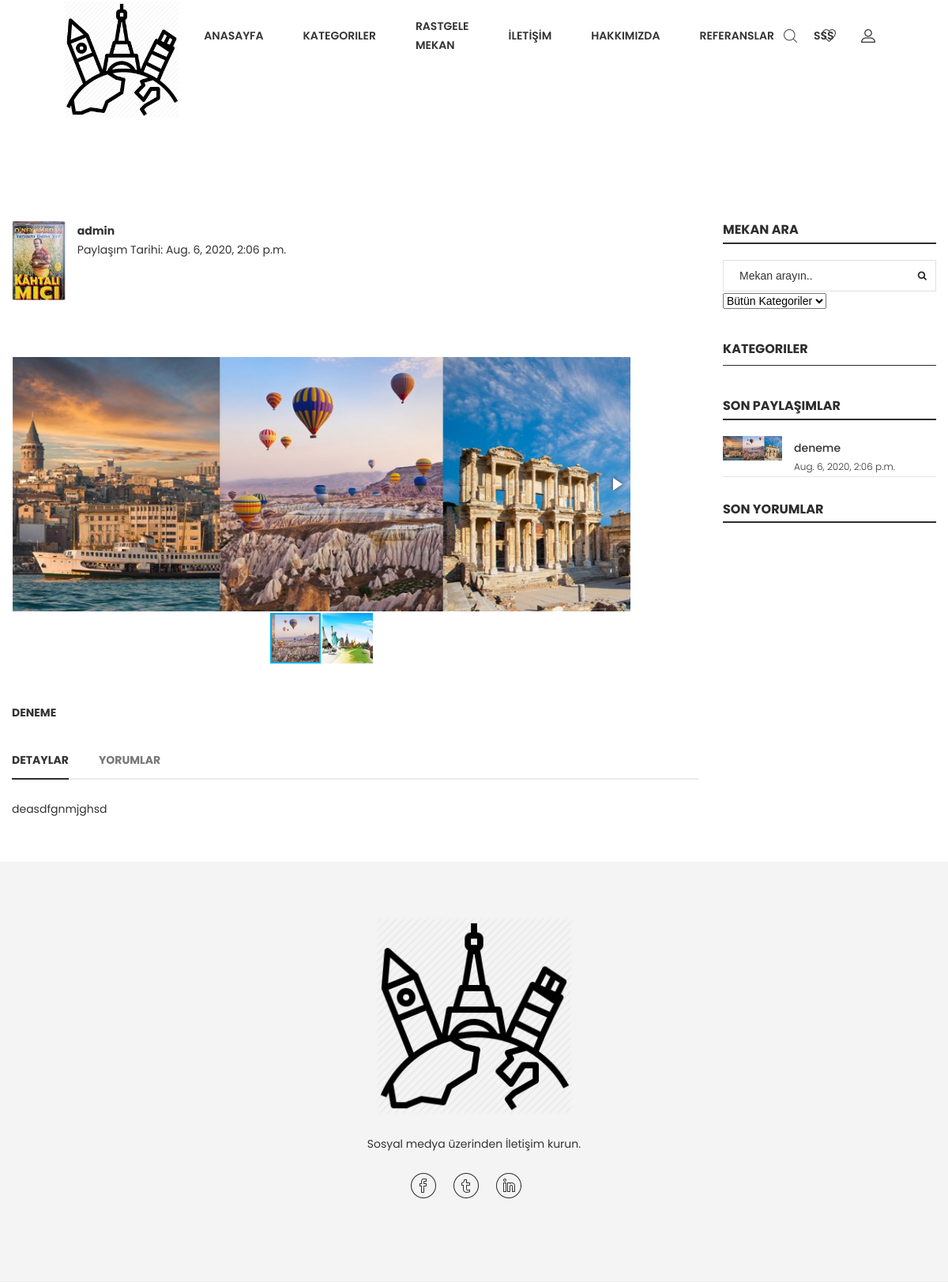
Page /place/1/deneme on the committed database.
### home/models.py (models this page shows, shortened)
class UserProfile(models.Model):
    user = models.OneToOneField(User, on_delete=models.CASCADE)
    phone = models.IntegerField(blank=True)
    address = models.CharField(blank=True, max_length=150)
    city = models.CharField(blank=True, max_length=20)
    country = models.CharField(blank=True, max_length=20)
    image = models.ImageField(blank=True, upload_to='images/users/')
    def image_tag(self):
        return mark_safe('<img src="{}" height="50"/>'.format(self.image.url))
    image_tag.short_description = 'Image'

### mekan/models.py (models this page shows, shortened)
class Place(models.Model):
    STATUS = (
        ('True', 'Evet'),
        ('False', 'Hayır'),
    )
    user = models.ForeignKey(User, on_delete=models.SET_NULL, null=True)
    category = models.ForeignKey(Category, on_delete=models.CASCADE)
    title = models.CharField(max_length=100)
    keywords = models.CharField(max_length=255)
    description = models.CharField(max_length=255)
    detail = RichTextUploadingField(blank=True)
    slug = models.SlugField(null=False, unique=True)
    image = models.ImageField(upload_to='images/', max_length=255)  # py -m pip install --upgrade Pillow
    status = models.CharField(max_length=10, choices=STATUS)
    create_at = models.DateTimeField(auto_now_add=True)
    update_at = models.DateTimeField(auto_now=True)
    def image_tag(self):
        return mark_safe('<img src="{}" height="50"/>'.format(self.image.url))
    image_tag.short_description = 'Image'

### home/views.py (the view)
# urls.py: path('place/<int:id>/<slug:slug>', views.place_detail, name='place_detail'),
def place_detail(request, id, slug):
    place = Place.objects.get(pk=id, status='True')
    profil = UserProfile.objects.get(user_id=place.user_id)
    recentP = Place.objects.filter(status='True').order_by('-id')[:5]
    images = Images.objects.filter(place_id=id)
    context = {'place': place,
               'imgofplace': images,
               'recentP': recentP,
               'profil': profil}
    context.update(common())
    return render(request, 'placeDetail.html', context)

### home/views.py (called while the page is built)
def common():
    setting = Setting.objects.get(pk=1)
    category = Category.objects.all()
    return {'setting': setting,
            'category': category
            }

### home/templates/placeDetail.html (shortened to what this page needs)
{% extends 'HomeBase.html' %}
{% block body %}
    <div class="maincontent bg--white pt--80 pb--55">
        <div class="container">
            <div class="row">
                <div class="col-lg-9 col-12">
                    <div class="col">
                        <div class="row">
                            <img height="100" src="{{ profil.image.url }}">
                            <div class="col">
                                <ul>
                                    <li><strong>{{ place.user.username }}</strong></li>
                                    <li> Paylaşım Tarihi: {{ place.create_at }}</li>
                                </ul>
                            </div>
                        </div>
                    </div>
                    <div class="wn__single__product">
                        <br>
                        <br>
                        <br>
                        {% include "slideofplace.html" %}
                    </div>
                    <br>
                    <br>
                    <div class="title text-uppercase">
                        <strong>{{ place.title }}</strong>
                    </div>
                    <div class="product__info__detailed">
                        <div class="pro_details_nav nav justify-content-start" role="tablist">
                            <a class="nav-item nav-link active" data-toggle="tab" href="#nav-details"
                               role="tab">Detaylar</a>
                            <a class="nav-item nav-link" data-toggle="tab" href="#nav-review" role="tab">YORUMLAR</a>
                        </div>
                        <div class="tab__container">
                            <div class="pro__tab_label tab-pane fade show active" id="nav-details" role="tabpanel">
                                {{ place.detail|safe }}
                            </div>
                        </div>
                    </div>
                </div>
                <div class="col-lg-3 col-12 md-mt-40 sm-mt-40">
                    <div class="wn__sidebar">
                        <aside class="widget search_widget">
                            <h3 class="widget-title">Mekan Ara</h3>
                            {% load mptt_tags %}
                            <form action="/search/" method="post">
                                <div class="form-input">
                                    <input type="text" id="query" name="query"
                                           placeholder="Mekan arayın..">
                                    <button><i class="fa fa-search"></i></button>
                                </div>
                                <label>
                                    <select name="catid">
                                        <option value="0">Bütün Kategoriler</option>
                                    </select>
                                </label>
                            </form>
                        </aside>
                        <aside class="wedget__categories poroduct--tag">
                            <h3 class="wedget__title">Kategoriler</h3>
                        </aside>
                        <aside class="widget recent_widget">
                            <h3 class="widget-title">Son paylaşımlar</h3>
                            <div class="recent-posts">
                                <ul>
                                    <li>
                                        {% for ph in recentP %}
                                            <div class="post-wrapper d-flex">
                                                <div class="thumb">
                                                    <a href="/place/{{ ph.id }}/{{ ph.slug }}"><img
                                                            src="{{ ph.image.url }}"
                                                            alt="{{ ph.description }}"></a>
                                                </div>
                                                <div class="content">
                                                    <h4><a href="/photo/{{ ph.id }}/{{ ph.slug }}">{{ ph.title }}</a>
                                                    </h4>
                                                    <p> {{ ph.create_at }}</p>
                                                </div>
                                            </div>
                                            <hr>
                                        {% endfor %}
                                    </li>
                                </ul>
                            </div>
                        </aside>
                        <aside class="widget comment_widget">
                            <h3 class="widget-title"> Son Yorumlar</h3>
                        </aside>
                    </div>
                </div>
            </div>
        </div>
    </div>
{% endblock %}

### rows in the picture
UserProfile: image (picture)
Place: user.username "admin", create_at "Aug. 6, 2020, 2:06 p.m.", title "DENEME", detail "deasdfgnmjghsd", image (picture), title "deneme"
